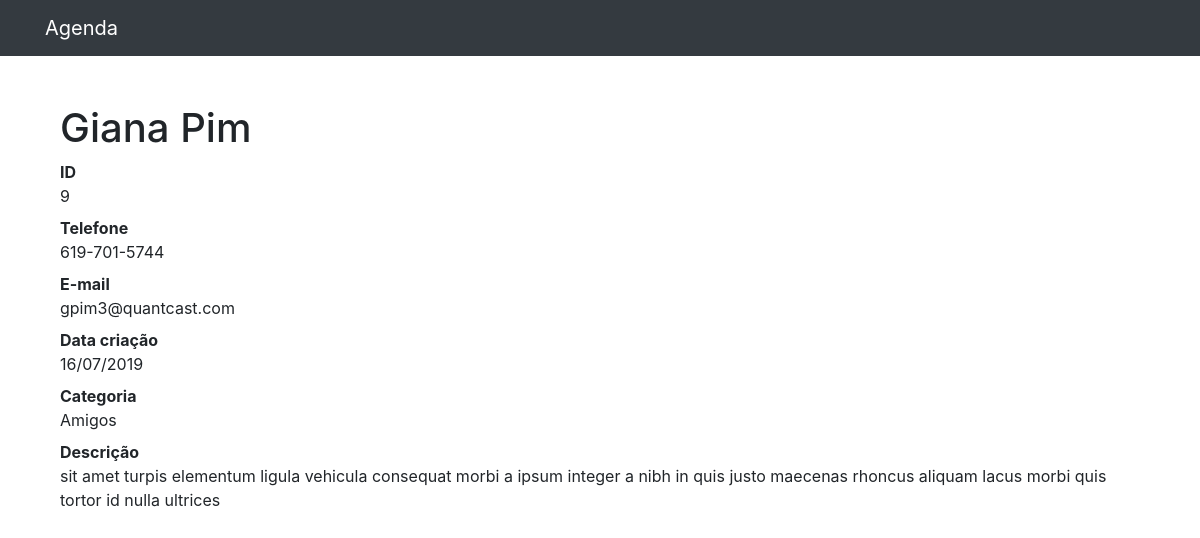
Screenshot of /9 with the database file from the repository.
### contacts/models.py (models this page shows, shortened)
class Contact(models.Model):
    first_name = models.CharField(max_length=255)
    last_name = models.CharField(max_length=255, blank=True)
    phone_number = models.CharField(max_length=50)
    email = models.CharField(max_length=255, blank=True)
    created_at = models.DateTimeField(default=timezone.now)
    description = models.TextField(blank=True)
    category = models.ForeignKey(Category, on_delete=models.DO_NOTHING)
    is_visible = models.BooleanField(default=True)

class Category(models.Model):
    name = models.CharField(max_length=255)
    def __str__(self) -> str:
        return self.name

### contacts/views.py (the view)
# urls.py: path('<int:contact_id>', views.single_contact, name='single_contact')
def single_contact(request, contact_id):
    contact = get_object_or_404(Contact, id=contact_id)
    return render(request, 'contacts/single_contact.html', {
        'contact': contact
    })

### contacts/templates/contacts/single_contact.html (shortened to what this page needs)
{% extends 'base.html' %}
{% block content %}
  <div class="container">
    <div class="row">
      <div class="col-lg-12">
        <h1 class="mt-5">{{ contact.first_name }} {{ contact.last_name }}</h1>
        <dl>
          <dt>ID</dt>
          <dd>{{ contact.id }}</dd>
          <dt>Telefone</dt>
          <dd>{{ contact.phone_number }}</dd>
          <dt>E-mail</dt>
          <dd>{{ contact.email }}</dd>
          <dt>Data criação</dt>
          <dd>{{ contact.created_at | date:'d/m/Y'}}</dd>
          <dt>Categoria</dt>
          <dd>{{ contact.category }}</dd>
          <dt>Descrição</dt>
          <dd>{{ contact.description }}</dd>
        </dl>
      </div>
    </div>
  </div>
{% endblock content %}

### rows the page displays
Contact: first_name "Giana", last_name "Pim", id "9", phone_number "619-701-5744", email "gpim3@quantcast.com", created_at "16/07/2019", category "Amigos", description "sit amet turpis elementum ligula vehicula consequat morbi a ipsum integer a nibh in quis justo maecenas rhoncus aliquam lacus morbi quis tortor id nulla ultrices"
